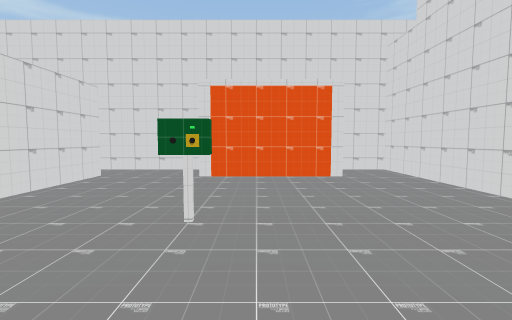
[1] (above)

23 first-person views from a walk through a scene from a Unity 3-D project. The camera is 1.2 m above the floor, tilts 4° down and sees 85° across. The floor is counted in squares, 2 m on a side. Each view is taken from the middle of a square. On the plan, view 1 faces up. The plan holds only what a view shows up to about 9 squares ahead; the rest is blank. The place goes on beyond the plan. The player character is not drawn.

[2]
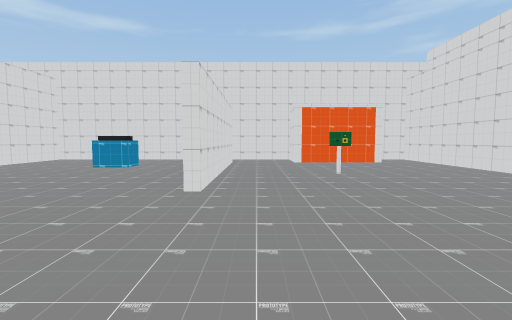

[3]
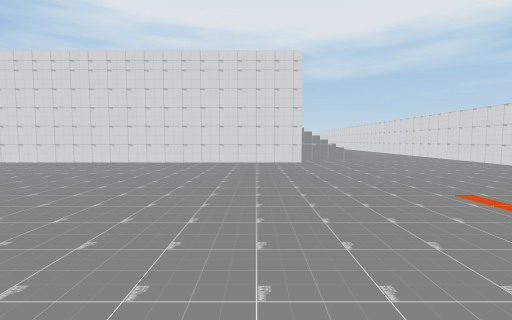

[4]
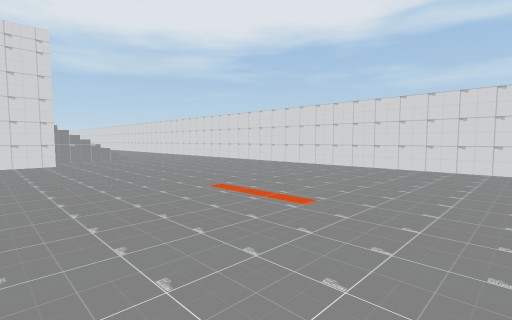

[5]
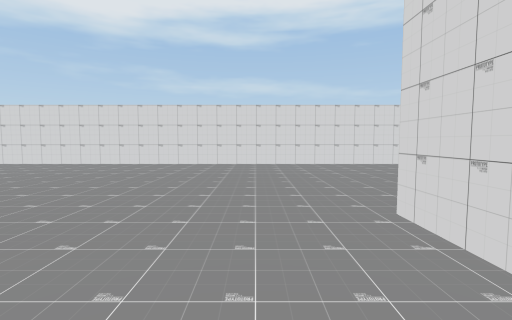

[6]
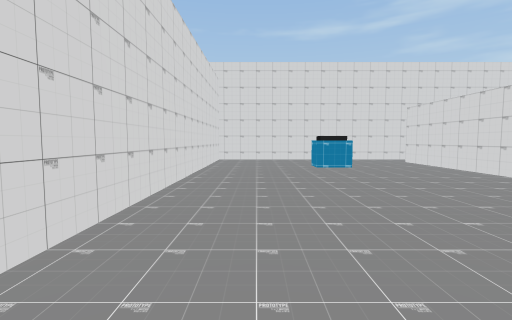

[7]
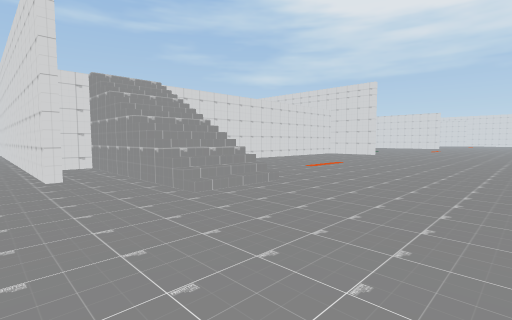

[8]
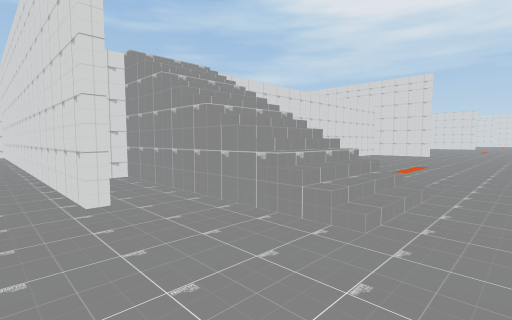

[9]
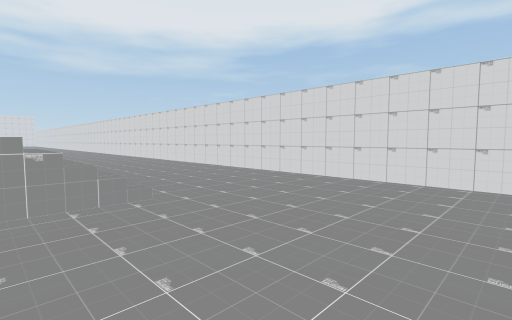

[10]
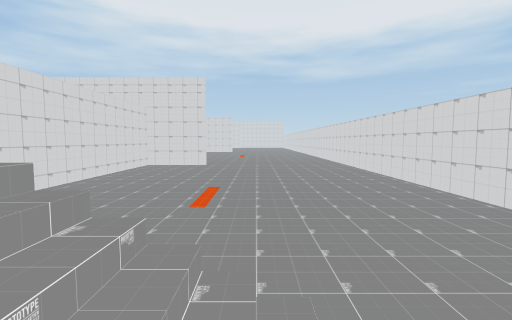

[11]
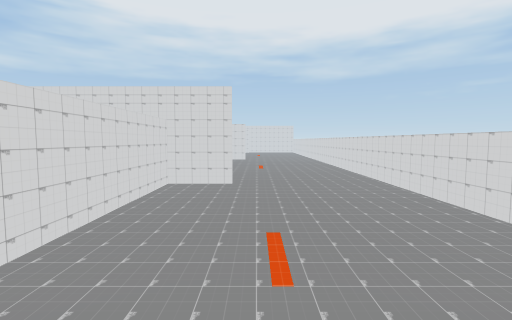

[12]
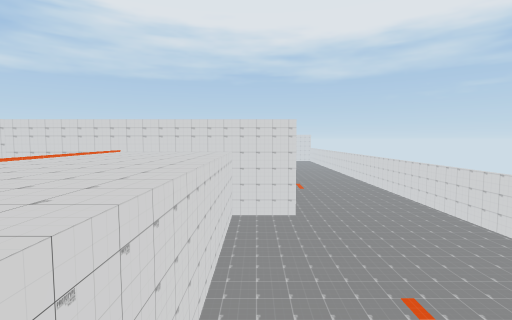

[13]
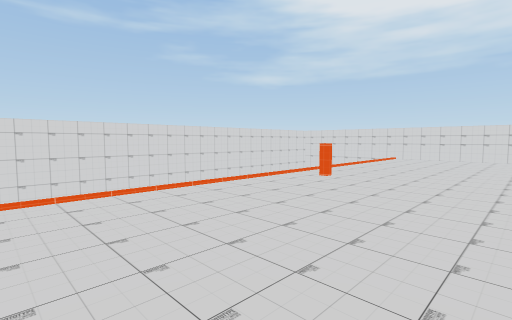

[14]
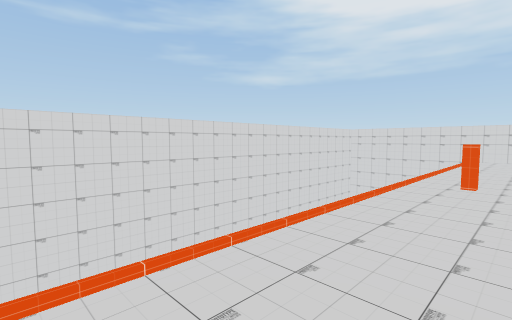

[15]
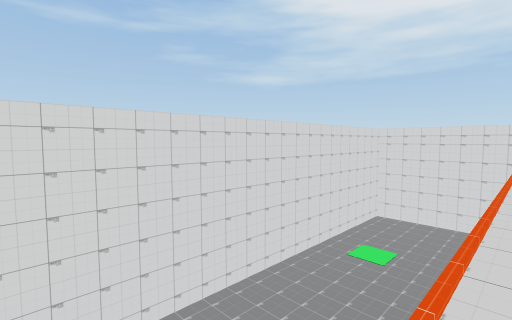

[16]
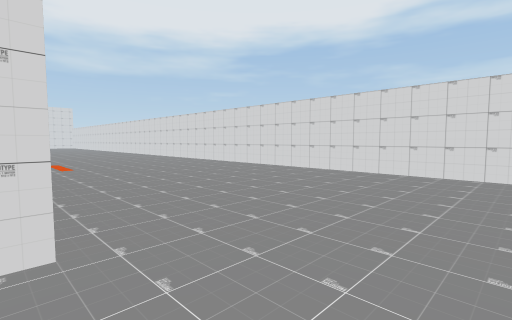

[17]
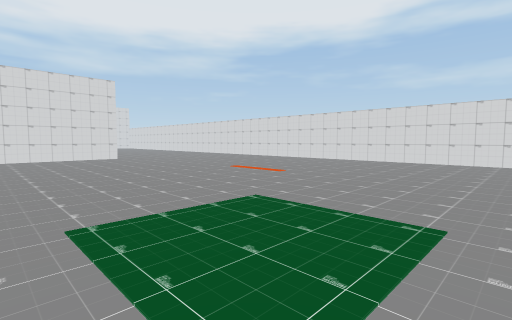

[18]
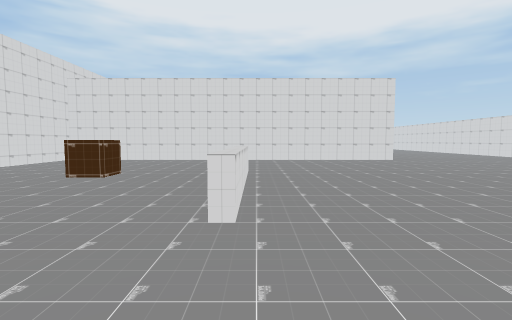

[19]
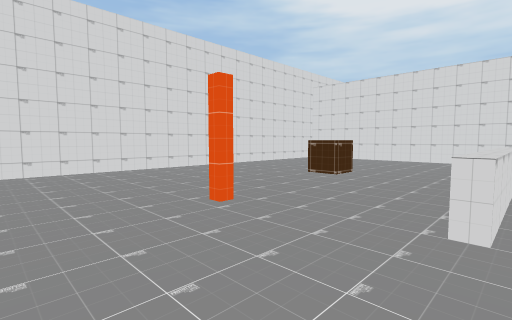

[20]
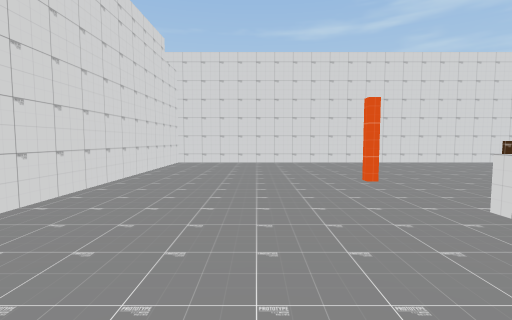

[21]
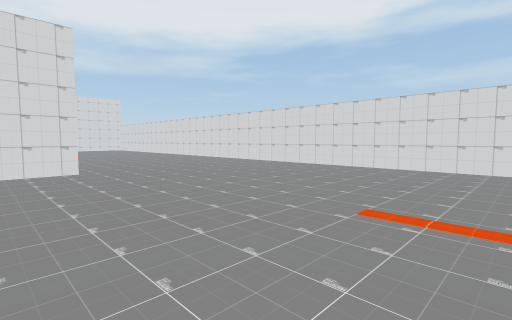

[22]
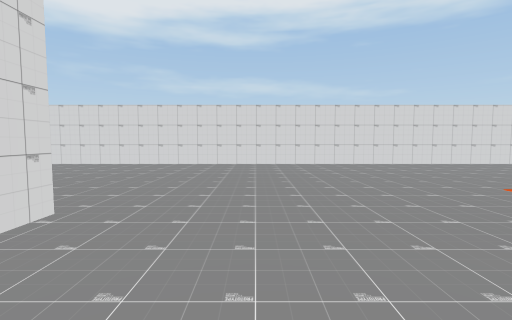

[23]
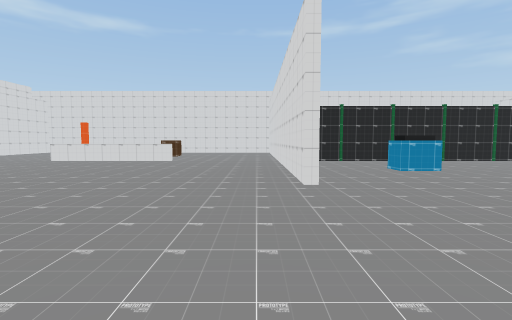

### Floor plan
Key: @ floor where view 1 was taken; # wall or solid block; . main floor; : floor 4 m higher than the main floor; / step, stairs or slope; ^ raised ledge; v drop or lower ground.
Columns run from 8 left of view 1 to 27 right of it. Each row starts with its distance up from view 1.
  6 ######## ###         #############
  5 .......###.###########...........#
  4 .....#.....#  vvvvvvv#...........#
  3 .....#.....#   vvvvvv#.......^...#
  2 .....#.#...#    vvvvvv#...#......#
  1 #....#.....#::::#:::::#..........#
  0 #.......@..#::::::::::#....^^^...###
 -1 #..........#::::::::::#..........#..
 -2 #.. .......#::::::::::#..........#.^
 -3 #..........#// .......#..........#..
 -4 #..........#// .......#..........#..
 -5 ............//......................
 -6 ............//......................
 -7 ....................................
 -8 ....................................
 -9 ....................................
-10 ####################################

Positions as (right, up) in squares from view 1, and headings:
1: (0, 0), facing up
2: (-2, -3), facing up
3: (-5, -3), facing right
4: (-5, -3), facing down-right
5: (-7, -2), facing down
6: (-7, -3), facing up
7: (2, -9), facing up-right
8: (2, -7), facing up-right
9: (1, -5), facing down-right
10: (4, -6), facing right
11: (5, -5), facing right
12: (5, -3), facing right
13: (4, -2), facing up-right
14: (4, 0), facing up-right
15: (4, 1), facing up-right
16: (12, -4), facing down-right
17: (15, -1), facing down-right
18: (16, 0), facing right
19: (16, 0), facing up-right
20: (16, -2), facing up
21: (19, -3), facing down-right
22: (23, -2), facing down
23: (24, -8), facing up
